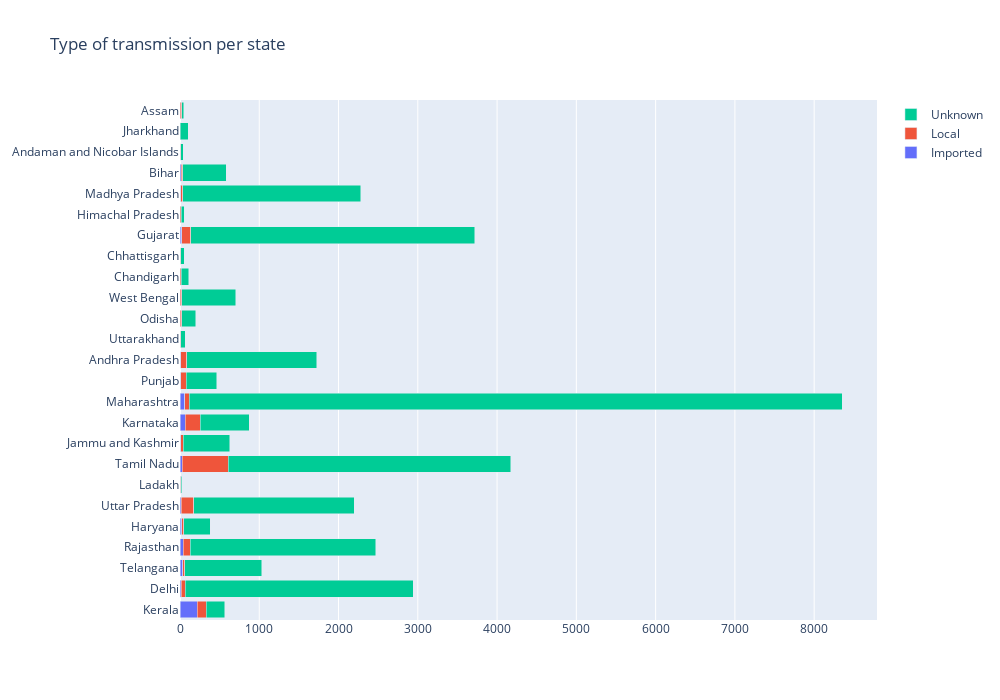

The notebook cell saved with this chart:
### Code cell
import plotly.graph_objects as go
states=data_type_of_transmission_per_state.index
fig = go.Figure(data=[
    go.Bar(name='Imported', y=states,x=data_type_of_transmission_per_state['Imported'] ,orientation='h'),
    go.Bar(name='Local', y=states, x=data_type_of_transmission_per_state['Local'] ,orientation='h'),
    go.Bar(name='Unknown', y=states,x=data_type_of_transmission_per_state['Unknown'] ,orientation='h'),
])
# Change the bar mode
fig.update_layout( title="Type of transmission per state",width=1000,height=700,barmode='stack')
fig.show()

### Figure 1 — Plotly figure (JSON) as saved in the notebook; plotly's stock layout.template omitted (floating-point values rounded to 4 significant figures)
{"data": [{"name": "Imported", "orientation": "h", "type": "bar", "x": [219, 16, 35, 44, 20, 18, 4, 28, 10, 68, 61, 8, 10, 5, 6, 6, 5, 6, 22, 3, 8, 17, 0, 1, 1], "y": ["Kerala", "Delhi", "Telangana", "Rajasthan", "Haryana", "Uttar Pradesh", "Ladakh", "Tamil Nadu", "Jammu and Kashmir", "Karnataka", "Maharashtra", "Punjab", "Andhra Pradesh", "Uttarakhand", "Odisha", "West Bengal", "Chandigarh", "Chhattisgarh", "Gujarat", "Himachal Pradesh", "Madhya Pradesh", "Bihar", "Andaman and Nicobar Islands", "Jharkhand", "Assam"]}, {"name": "Local", "orientation": "h", "type": "bar", "x": [111, 48, 26, 84, 29, 157, 5, 578, 29, 189, 55, 72, 77, 4, 13, 15, 12, 1, 112, 15, 25, 17, 8, 2, 23], "y": ["Kerala", "Delhi", "Telangana", "Rajasthan", "Haryana", "Uttar Pradesh", "Ladakh", "Tamil Nadu", "Jammu and Kashmir", "Karnataka", "Maharashtra", "Punjab", "Andhra Pradesh", "Uttarakhand", "Odisha", "West Bengal", "Chandigarh", "Chhattisgarh", "Gujarat", "Himachal Pradesh", "Madhya Pradesh", "Bihar", "Andaman and Nicobar Islands", "Jharkhand", "Assam"]}, {"name": "Unknown", "orientation": "h", "type": "bar", "x": [235, 2877, 970, 2339, 332, 2023, 16, 3566, 587, 618, 8237, 381, 1637, 58, 179, 682, 93, 44, 3583, 38, 2246, 547, 30, 103, 26], "y": ["Kerala", "Delhi", "Telangana", "Rajasthan", "Haryana", "Uttar Pradesh", "Ladakh", "Tamil Nadu", "Jammu and Kashmir", "Karnataka", "Maharashtra", "Punjab", "Andhra Pradesh", "Uttarakhand", "Odisha", "West Bengal", "Chandigarh", "Chhattisgarh", "Gujarat", "Himachal Pradesh", "Madhya Pradesh", "Bihar", "Andaman and Nicobar Islands", "Jharkhand", "Assam"]}], "layout": {"barmode": "stack", "height": 700, "title": {"text": "Type of transmission per state"}, "width": 1000}}
